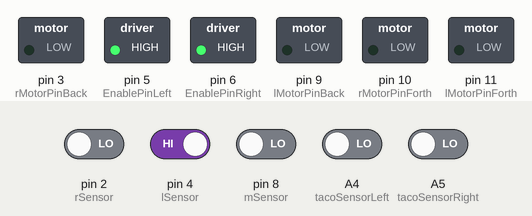
Bench run of a sketch on a simulated Arduino Uno, built with avr-gcc and run on an emulated ATmega328P. Shown: switched loads named in the sketch (green lamp = pin HIGH). The test bench sets the inputs (shaded band); at power-on: pin 4 (lSensor) HIGH, A4 (tacoSensorLeft), A5 (tacoSensorRight), pin 2 (rSensor), pin 8 (mSensor) LOW.

Above: at 0.1 s.
At 4.1 s:
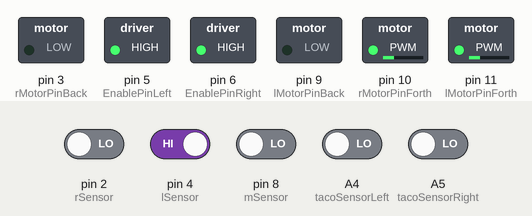
Timing chart, 0 to 5.6 s (numbered marks = the images above):
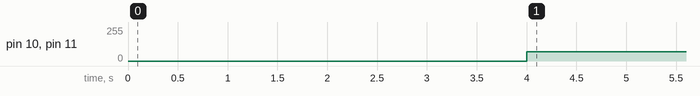

Measured:
- by itself, pin 10 (rMotorPinForth), pin 11 (lMotorPinForth): 0/255 → 70/255 at 4.0 s

The sketch:

martin_pid_kode_corrected.ino
```cpp
/*
 * Line-Following Robot with PID
 *
 * Erhvervsakademiet Lillebaelt
 *
 * Credits:
 * - Daniel Larsen
 * - Martin Salling
 * - Jonas Thomsen
 */

//contractor so you can call a function that runs after the Main

#define SOFTTURN 22250
#define HARDTURN 22000

// Function prototypes
void lMotor(int spd, bool Forth);
void rMotor(int spd, bool Forth);
void bMotors(int spd, bool Forth);
void rotate(bool anticlockwise, int Time);
int readTahoL(int Leftcount);
int readTahoR(int Rightcount);
int PIDFunctionLeft(int PWMLeft);
int PIDFunctionRight(int PWMRight);

// Pin numbers
const int lSensor = 4; // Left sensor
const int mSensor = 8; // mid sensor
const int rSensor = 2; // Right sensor
const int lMotorPinForth = 11; // Left motor forth (when HIGH and opposite of lMotorPinBack)
const int lMotorPinBack = 9; // Left motor back (when HIGH and opposite of lMotorPinForth)
const int rMotorPinForth = 10; // Right motor (when HIGH and opposite of rMotorPinBack)
const int rMotorPinBack = 3; // Right motor back (when HIGH and opposite of rMotorPinForth)
const int tacoSensorLeft = A4; // Left tacosensor
const int tacoSensorRight = A5; // Right tacosensor
const int EnablePinLeft = 5;
const int EnablePinRight = 6;

//Varibles
const bool hvid = 0;
const bool sort = 1;
float NewDUTYLeft;
float NewDUTYRight;
float PWMLeft = 100; // Preset PWM to start out with on left motor
float PWMRight = 100; // Preset PWM to start out with on right motor
int TacoValLeft;
int TacoValRight;
int timesleft;
int timesright;
bool right, mid, left;
unsigned long DurationLeftHigh, DurationRightHigh, DurationLeftLow, DurationRightLow, TotalDurationLeft, TotalDurationRight;

void setup()
{
  Serial.begin(250000);
  pinMode(lMotorPinForth, OUTPUT);
  pinMode(lMotorPinBack, OUTPUT);
  pinMode(rMotorPinForth, OUTPUT);
  pinMode(rMotorPinBack, OUTPUT);
  pinMode (EnablePinLeft, OUTPUT);
  pinMode (EnablePinRight, OUTPUT);
  pinMode(tacoSensorLeft, INPUT);
  pinMode(tacoSensorRight, INPUT);
  pinMode(lSensor, INPUT);
  pinMode(mSensor, INPUT);
  pinMode(rSensor, INPUT);
  digitalWrite(rMotorPinBack, LOW);
  digitalWrite(lMotorPinBack, LOW);
  digitalWrite(EnablePinLeft, HIGH);
  digitalWrite(EnablePinRight, HIGH);

}

void loop()
{
  DurationLeftHigh = pulseIn(tacoSensorLeft, HIGH); // Take the time of a high pulse
  DurationLeftLow = pulseIn(tacoSensorLeft, LOW); // Take the time of a low pulse
  DurationRightHigh = pulseIn(tacoSensorRight, HIGH);
  DurationRightLow = pulseIn(tacoSensorRight, LOW);

  TotalDurationLeft = DurationLeftHigh + DurationLeftLow; // Sum up the high and low pulse to get the full duty cycle
  TotalDurationRight = DurationRightHigh + DurationRightLow;

  right = digitalRead(rSensor);
  mid = digitalRead(mSensor);
  left = digitalRead(lSensor);
  PWMLeft = PIDFunctionLeft(PWMLeft);
  PWMRight = PIDFunctionRight(PWMRight);
}

int PIDFunctionLeft(int PWMLeft)
{
    float Kp_value = 0.008;
    float Ki_value = 0.00008;
    float Kd_value = 0;

    long Error; //error value
    float P;          // Holds the calculated Proportional value
    float I;
    float I_error;    // Holds the calculated Integral value
    float D;          // Holds the calculated Differential value
    float D_error;
    int SetPoint = 22500;
    unsigned int old_Duty = PWMLeft;

    if(left==0 && mid==1 && right==1) SetPoint = SOFTTURN;
    else if(left==0 && mid==0 && right==1) SetPoint = HARDTURN;

    //Serial.print(left);
    //Serial.print(mid);
    //Serial.println(right);

    //Serial.print("TotalDurationLeft = ");
    //Serial.println(TotalDurationLeft);
    //  Error of Set point vs FB
    Error = (SetPoint - TotalDurationLeft);
    //Serial.print("Error = ");
    //Serial.println(Error);
    // P factor and error
    P = Kp_value * Error;
    //Serial.print("p = ");
    //Serial.println(P);
    // I_erro over time factor of the I term
    I_error += Error;
    //Serial.print("I_error = ");
    //Serial.println(I_error);
    // Set up a Integral windup protection. Set a max and a min level for the I error

    // I factor over time. Remember I is error over time. Which means if error is 1 over two iteration error is now 2
    I = Ki_value * I_error;
    //Serial.print("I = ");
    //Serial.println(I);
    // D factor of the PID
    D = Kd_value * (D_error - Error);
    //Serial.print("D = ");
    //Serial.println(D);
    // The New error becomes the error the D expects and if not the same it will adjust for it.
    D_error = Error;

    // the PID SUM Logic
    NewDUTYLeft = old_Duty - (P + I +D);
    //load the new duty cycle to the variable of the old so you can adjust for it.
    if(NewDUTYLeft>=256)      // If the PWM is above 256 it will be set to 255 PWM
    {
      NewDUTYLeft = 255;
    }

    else if(NewDUTYLeft<=-69)  // If the PWM is below 69 it will be set to 70 PWM
    {
      NewDUTYLeft = 70;
    }

    //Serial.print("NewDUTYLeft = ");
    //Serial.print("NewDUTYLeft: ");
    //Serial.print(NewDUTYLeft);
    //Serial.print("   ");

    old_Duty = NewDUTYLeft;
    //Serial.print("old_Duty = ");
    //Serial.println(old_Duty);
    //Serial.print(" ");
    //Serial.print(" ");
     // You can also implement a min max for your PWM value before you send it further.

     analogWrite(lMotorPinForth, old_Duty); // Set left motor to the new duty cycle

     return old_Duty;
}

int PIDFunctionRight(int PWMRight)
{
    float Kp_value = 0.008;
    float Ki_value = 0.0008;
    float Kd_value = 0;

    long Error; //error value
    float P;      // Holds the calculated Proportional value
    float I;
    float I_error;    // Holds the calculated Integral value
    float D;    // Holds the calculated Differential value
    float D_error;
    int SetPoint = 22500;
    unsigned int old_Duty = PWMRight;

    //Serial.print("TotalDurationRight = ");
    //Serial.println(TotalDurationRight);

    if(left==1 && mid==1 && right==0) SetPoint = SOFTTURN;
    else if(left==1 && mid==0 && right==0) SetPoint = HARDTURN;

    //Serial.print(left);
    //Serial.print(mid);
    //Serial.println(right);

    // Error of Set point vs FB
    Error = (SetPoint - TotalDurationRight);
    //Serial.print(" ");
    //Serial.println(Error);
    // P factor and error
    P = Kp_value * Error;
    //Serial.print("p = ");
    //Serial.println(P);
    // I_erro over time factor of the I term
    I_error += Error;
    //Serial.print("I_error = ");
    //Serial.println(I_error);
    // Set up a Integral windup protection. Set a max and a min level for the I error

    // I factor over time. Remember I is error over time. Which means if error is 1 over two iteration error is now 2
    I = Ki_value * I_error;
    //Serial.print("I = ");
    //Serial.println(I);
    // D factor of the PID
    D = Kd_value * (D_error - Error);
    // The New error becomes the error the D expects and if not the same it will adjust for it.
    D_error = Error;
    //Serial.print("D = ");
    //Serial.println(D);
    // the PID SUM Logic
    NewDUTYRight = old_Duty - (P + I +D);
    //load the new duty cycle to the variable of the old so you can adjust for it.
    if(NewDUTYRight>=256)     // If the PWM is above 256 it will be set to 255 PWM
    {
      NewDUTYRight = 255;
    }

    else if(NewDUTYRight<=69) // If the PWM is below 69 it will be set to 70 PWM
    {
      NewDUTYRight = 70;
    }
    //Serial.print("NewDUTYRight ");
    //Serial.print(NewDUTYRight);
    //Serial.print("\r");

    old_Duty = NewDUTYRight;
     // You can also implement a min max for your PWM value before you send it further.
     analogWrite(rMotorPinForth, old_Duty); // Set right motor to the new duty cycle
     return old_Duty;
}
```
